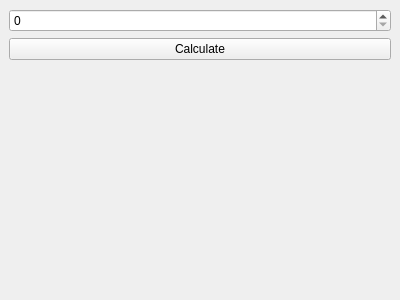
<?xml version="1.0" encoding="UTF-8"?>
<ui version="4.0">
 <class>MainWindow</class>
 <widget class="QMainWindow" name="MainWindow">
  <property name="geometry">
   <rect>
    <x>0</x>
    <y>0</y>
    <width>400</width>
    <height>300</height>
   </rect>
  </property>
  <property name="windowTitle">
   <string>MainWindow</string>
  </property>
  <widget class="QWidget" name="centralwidget">
   <layout class="QVBoxLayout" name="verticalLayout">
    <item>
     <widget class="QSpinBox" name="numberSpinBox">
      <property name="maximum">
       <number>999999</number>
      </property>
     </widget>
    </item>
    <item>
     <widget class="QPushButton" name="calculateButton">
      <property name="text">
       <string>Calculate</string>
      </property>
     </widget>
    </item>
    <item>
     <widget class="QLabel" name="resultLabel">
      <property name="text">
       <string/>
      </property>
     </widget>
    </item>
   </layout>
  </widget>
 </widget>
 <resources/>
 <connections/>
</ui>
